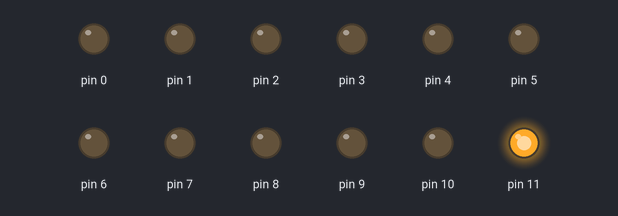
Bench run of a sketch on a simulated Arduino Uno, built with avr-gcc and run on an emulated ATmega328P. Parts: output pins drawn as LEDs (lit = HIGH).

Above: at 0.05 s.
At 1.05 s:
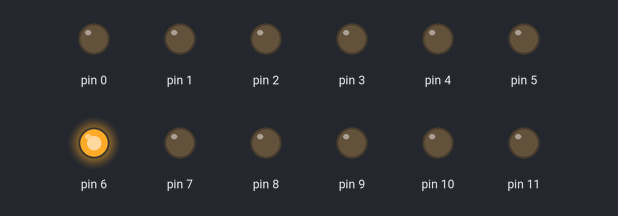
At 2.45 s:
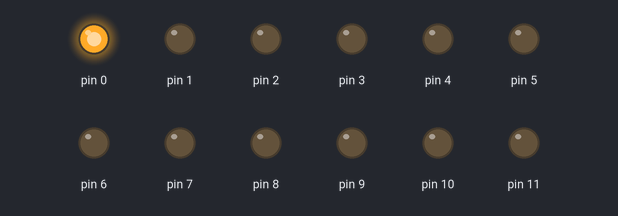
At 4.85 s:
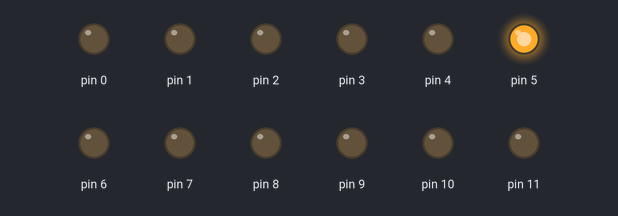
At 7.05 s:
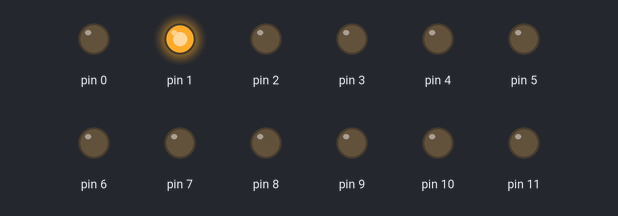
At 9.55 s:
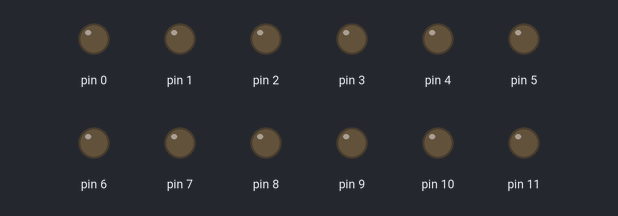
Timing chart, 0 to 9.8 s (numbered marks = the images above):
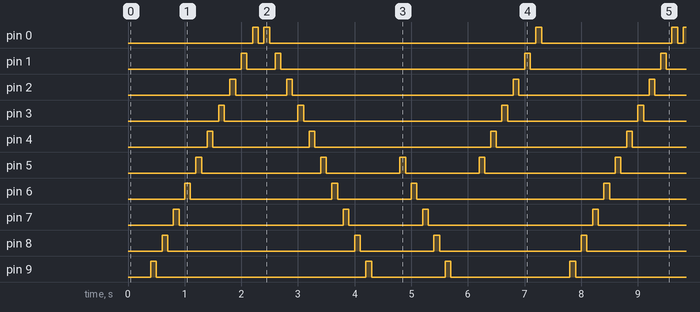

The sketch:

secuenciador_de_led__FOR_.ino
```cpp
int luz ;
int t = 100;
void setup() {

                      //izquierda a derecha
  for(luz=11;luz>=0;luz--){
  pinMode(luz,OUTPUT);

  }
                   //derecha a izquerda
   for(luz=0;luz<=11;luz++){
  pinMode(luz,OUTPUT);
  }
                        //del medio al final
    for(luz=5;luz <= 11; luz++) {
   pinMode(luz, OUTPUT);

  }
                     //del medio al rpincipio
    for(luz=5;luz >= 0; luz--) {
    pinMode(luz, OUTPUT);
   }
}

void loop() {
                    //del final al inicio
  for(luz=11;luz>=0;luz--){


  digitalWrite(luz,1);
   delay(t);
   digitalWrite(luz,0);
   delay(t);
  }
                     //del inicio al final
    for(luz=0;luz<=11;luz++){


  digitalWrite(luz,1);
   delay(t);
   digitalWrite(luz,0);
   delay(t);
  }

                    //del centro al final
    for(luz=5;luz<=11;luz++) {


  digitalWrite(luz,1);
   delay(t);
   digitalWrite(luz,0);
   delay(t);

  }
                    //del centro al principio
   for (luz=5;luz >= 0; luz--){
    digitalWrite(luz,1);
   delay(t);
   digitalWrite(luz,0);
   delay(t);
   }

}
```

Measured:
- by itself, pin 0: repeats every 7.4 s: LOW 0.10 s, HIGH 0.10 s, LOW 4.7 s, HIGH 0.10 s, LOW 2.3 s, HIGH 0.10 s
- by itself, pin 1: repeats every 7.4 s: LOW 0.50 s, HIGH 0.10 s, LOW 4.3 s, HIGH 0.10 s, LOW 2.3 s, HIGH 0.10 s
- by itself, pin 2: repeats every 7.4 s: LOW 0.90 s, HIGH 0.10 s, LOW 3.9 s, HIGH 0.10 s, LOW 2.3 s, HIGH 0.10 s
- by itself, pin 3: repeats every 7.4 s: LOW 1.3 s, HIGH 0.10 s, LOW 3.5 s, HIGH 0.10 s, LOW 2.3 s, HIGH 0.10 s
- by itself, pin 4: repeats every 7.4 s: LOW 1.7 s, HIGH 0.10 s, LOW 3.1 s, HIGH 0.10 s, LOW 2.3 s, HIGH 0.10 s
- by itself, pin 5: repeats every 7.4 s: LOW 2.1 s, 2 × (HIGH 0.10 s, LOW 1.3 s), HIGH 0.10 s, LOW 2.3 s, HIGH 0.10 s
- by itself, pin 6: repeats every 7.4 s: LOW 2.5 s, HIGH 0.10 s, LOW 1.3 s, HIGH 0.10 s, LOW 3.3 s, HIGH 0.10 s
- by itself, pin 7: repeats every 7.4 s: LOW 2.9 s, HIGH 0.10 s, LOW 1.3 s, HIGH 0.10 s, LOW 2.9 s, HIGH 0.10 s
